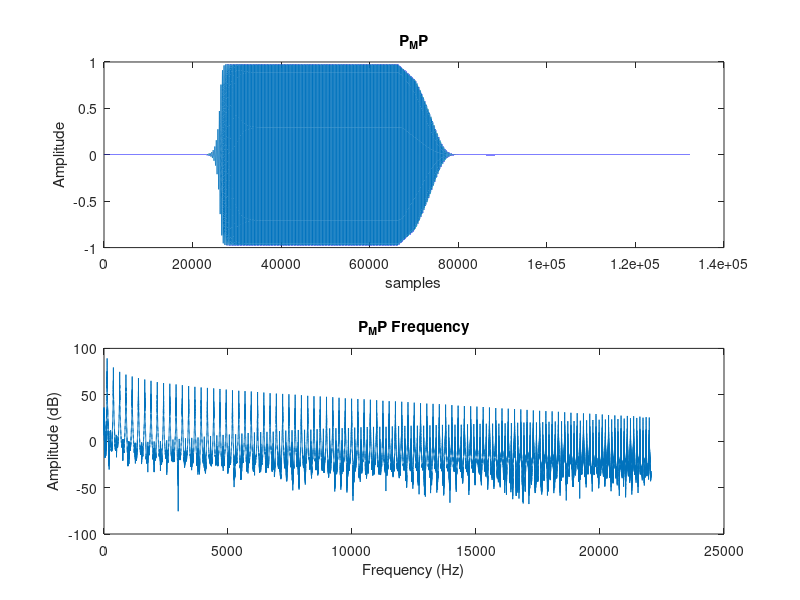

The MATLAB source for this figure: (Note: this script raises an error after producing the figure.)
%clarinetDW_s1582241_Karle_Mark
clear all, close all, clc;

Fs = 44100;


N = 3 * Fs;
ramp_up_time = round(Fs/2);
sustain_time = round(Fs);
ramp_down_time = round(Fs/2);
c = 343.2;%speed of sound in air in m/s

L = 0.675 ; %length of clarinet in meters
dLength = round(L / c * Fs); %length of delay lines in samples
d1 = zeros(dLength,1); % forward wave
d2 = zeros(dLength,1); % backward wave
ptr = 1; %pointer/index
delayedend = 0;
p_MP = zeros(N,1); % pressure at mouthpiece, as if there were a mic there
p_in = zeros(N,1);
p_in(1:ramp_up_time) = linspace(0,0.5,ramp_up_time);
p_in(ramp_up_time : ramp_up_time + sustain_time) = 0.5;
p_in(ramp_up_time + sustain_time + 1 : ramp_up_time + sustain_time + ramp_down_time) = linspace(0.5,0,ramp_down_time);

for n = 1 : N
    d1out = d1(ptr);
    p_MP(n) = d2(ptr);
    delta_p = p_MP(n) - p_in(n);
    r = 0.1 - 1.1 * delta_p;
    if r < -1
        r = -1;
    elseif r > 1
        r = 1;
    end
    d1(ptr) = p_in(n) + r * delta_p;
    p_MP(n) = p_MP(n) + d1(ptr);
    delayednext = d1out;
    d2(ptr) = -0.49 * (d1out + delayedend);
    delayedend = delayednext;
    ptr = ptr + 1;
    if ptr > dLength
        ptr  =1;
    end
end

subplot(2,1,1);
plot(p_MP);
title('P_MP');
xlabel('samples');
ylabel('Amplitude');

subplot(2,1,2);
p_MP_F = fft(p_MP);
plot(linspace(0,Fs/2,N/2),20 * log10(abs(p_MP_F(1:N/2))));
title('P_MP Frequency');
xlabel('Frequency (Hz)');
ylabel('Amplitude (dB)');

reverb = audioread('CleanAmpIR.wav');
p_MP = conv(reverb,p_MP);

p_MP = p_MP./norm(p_MP,Inf);
audiowrite('clarinetDW_s1582241_Karle_Mark.wav', p_MP,Fs);
soundsc(p_MP,Fs);